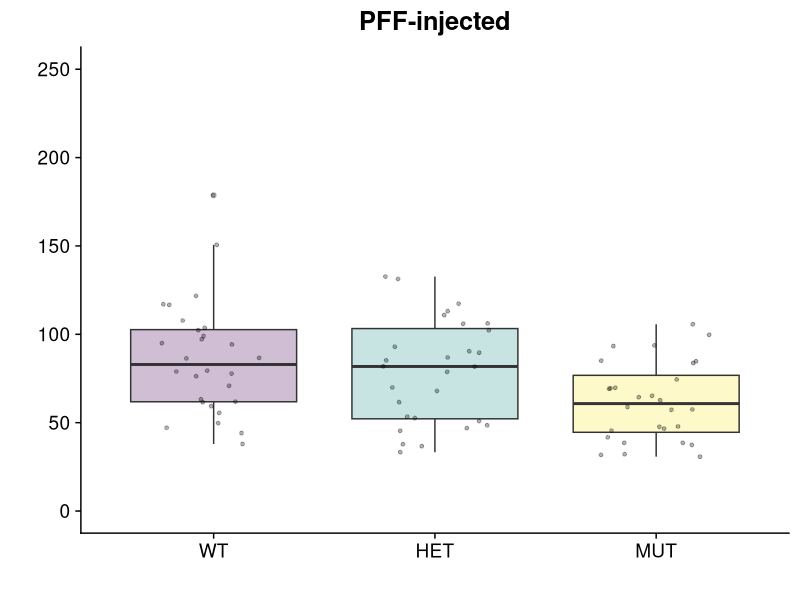

This figure's R source: (Note: this script raises an error after producing the figure.)
library(here)
library(ggplot2)
library(rlang)
library(rstatix)  
library(nlme)
library(cowplot)
library(ggbeeswarm)
library(ggpubr)
library(ggsignif)
library(knitr)
library(dplyr)


data <- readr::read_csv(here("Analysis_Files/PFF/PFF Rotarod - PFF_Rotarod_Analysis.csv"))
data$SLC_Genotype <- factor(data$SLC_Genotype, levels=c("WT", "HET", "MUT"))

generate_boxplots <- function(input_data, X, Y, min,max){
  data<-as.data.frame(input_data)
  #Ensure correct ordering of levels 
  data$SLC_Genotype <- factor(data$SLC_Genotype, levels = c("WT", "HET", "MUT"))
  
  ggplot(data=data,aes(x={{X}},y={{Y}}, fill={{X}})) + 
    #geom_violin(alpha=0.25,position=position_dodge(width=.75),size=1,color="black",draw_quantiles=c(0.5))+
    geom_boxplot(alpha=0.25)+ 
    #geom_quasirandom(alpha=0.1)+
    scale_fill_viridis_d()+
    geom_point(size=1,position=position_jitter(width=0.25),alpha=0.3)+
    theme_cowplot(16) +
    ylim(min,max)+
    theme(legend.position = "none") 
  
  
}

pff_data_positive_plot <- generate_boxplots(data, SLC_Genotype, Average_Latency,0,250) +
  ggtitle("PFF-injected")+
  ylab("")+
  xlab("")+
  theme(plot.title = element_text(hjust = 0.5))

cs_rota_all_slc_posvneg <- generate_boxplots(data, ASO_Tg, Average_Latency,0,550) + 
  ggtitle("Rotarod")+
  theme(plot.title = element_text(hjust = 0.5))
cs_rota_slc_posvneg <- generate_boxplots(data, SLC_Genotype, Average_Latency,0,550) + facet_wrap(~ASO_Tg)+
  ggtitle("Rotarod by SLC Genotype")+
  theme(plot.title = element_text(hjust = 0.5))
cs_rota_slc_posvneg_sex <- generate_boxplots(data, SLC_Genotype, Average_Latency,0,550) + 
  facet_wrap(ASO_Tg~Sex,ncol=2) 

cs_rota_all_posvneg <- generate_boxplots(data, ASO_Tg, Average_Latency,0,300) +
  ggtitle("Rotarod All Days")+
  theme(plot.title = element_text(hjust = 0.5))
cs_rota_posvneg <- generate_boxplots(data, ASO_Tg, Average_Latency,0,300) + facet_wrap(~Day)


###  Calculate mean and standard errors by ASO_Tg ---
## ASO Pos vs Neg --
summary_data <- data %>%
  group_by( Day,ASO_Tg) %>%
  summarise(mean_latency = mean(Average_Latency),
            se_latency = sd(Average_Latency) / sqrt(n()))

# Plot the trajectory lines and mean lines
traj_posvneg <- ggplot(summary_data, aes(x = Day, y = mean_latency, color = ASO_Tg,group=ASO_Tg)) +
  geom_line() +
  geom_errorbar(aes(ymin = mean_latency - se_latency, ymax = mean_latency + se_latency),
                width = 0.2) +
  labs(x = "Day", y = "Mean Latency") +
  scale_color_viridis_d()  +
  theme_cowplot(16) + 
  theme(legend.position = "top",legend.justification = "center") +
  ggtitle("Rotarod Tg+ vs Tg -")+
  theme(plot.title = element_text(hjust = 0.5))


## SLC Genotype within ASO Pos or Neg --
summary_data <- data %>%
  group_by(SLC_Genotype,Day,ASO_Tg) %>%
  summarise(mean_latency = mean(Average_Latency),
            se_latency = sd(Average_Latency) / sqrt(n()))

# Plot the trajectory lines and mean lines
traj_slc_posvneg <- ggplot(summary_data, aes(x = Day, y = mean_latency, color = SLC_Genotype,group=SLC_Genotype)) +
  geom_line() +
  geom_errorbar(aes(ymin = mean_latency - se_latency, ymax = mean_latency + se_latency),
                width = 0.2) +
  labs(x = "Day", y = "Mean Latency") +
  scale_color_viridis_d()  +
  theme_cowplot(16) + 
  facet_wrap(~ASO_Tg) +
  theme(legend.position = "top",legend.justification = "center") +
  ggtitle("Rotarod SLC within Tg status")+
  theme(plot.title = element_text(hjust = 0.5))


## SLC Genotype within ASO Pos or Neg and Sex- Stratified --
summary_data <- data %>%
  group_by(Sex,SLC_Genotype,Day,ASO_Tg) %>%
  summarise(mean_latency = mean(Average_Latency),
            se_latency = sd(Average_Latency) / sqrt(n()))

# Plot the trajectory lines and mean lines
traj_slc_posvneg_sex <- ggplot(summary_data, aes(x = Day, y = mean_latency, color = SLC_Genotype,group=SLC_Genotype)) +
  geom_line() +
  geom_errorbar(aes(ymin = mean_latency - se_latency, ymax = mean_latency + se_latency),
                width = 0.2) +
  labs(x = "Day", y = "Mean Latency") +
  scale_color_viridis_d()  +
  theme_cowplot(16) + 
  facet_wrap(Sex~ASO_Tg) +
  theme(legend.position = "top",legend.justification = "center") +
  ggtitle("Rotarod SLC within Tg status by Sex")+
  theme(plot.title = element_text(hjust = 0.5))

plot_grid(traj_posvneg, traj_slc_posvneg)

### Statistics ---

## LM on Full Dataset --
all <- lm(Average_Latency ~ Day+ Weights + SLC_Genotype + Sex, data = data)
summary(all)
interact <- lm(Average_Latency ~ Day+ ASO_Tg*SLC_Genotype + Weight + Sex, data = data)
summary(interact)
lm_day1 <- lm(Average_Latency ~ ASO_Tg + Weight + SLC_Genotype + Sex, data = subset(data, Day == "One"))
summary(lm_day1)
lm_day2 <- lm(Average_Latency ~ ASO_Tg + Weight + SLC_Genotype + Sex , data = subset(data, Day == "Two"))
summary(lm_day2)
lm_day3 <- lm(Average_Latency ~ ASO_Tg + Weight + SLC_Genotype + Sex , data = subset(data, Day == "Three"))
summary(lm_day3)
# Save outputs -
# Open a connection to a text file
sink("Rotarod_Stats.md")
cat("Summary for all days, Tg + vs Tg -:\n")
print(summary(all))
cat("\n\nSummary for Day 1, Tg + vs Tg -:\n")
print(summary(lm_day1))
cat("\n\nSummary for Day 2, Tg + vs Tg -:\n")
print(summary(lm_day2))
cat("\n\nSummary for Day 3, Tg + vs Tg -:\n")
print(summary(lm_day3))
cat("\n\nSummary for SLC_Genotype*ASO_Tg Interaction:")
print(summary(interact))
sink()

## LM on Dataset Stratified by ASO_Tg--
all_p <- lm(Average_Latency ~ Day+ Weight + SLC_Genotype + Sex, data =  subset(data, ASO_Tg == "Positive"))
summary(all_p)
all_n <- lm(Average_Latency ~ Day+ Weight + SLC_Genotype + Sex, data =  subset(data, ASO_Tg == "Negative"))
summary(all_n)
lm_day1_p <- lm(Average_Latency ~  Weight + SLC_Genotype + Sex, data = subset(data, Day == "One" & ASO_Tg == "Positive"))
summary(lm_day1_p)
lm_day1_n <- lm(Average_Latency ~  Weight + SLC_Genotype + Sex, data = subset(data, Day == "One" & ASO_Tg == "Negative"))
summary(lm_day1_n)
lm_day2_p <- lm(Average_Latency ~  Weight + SLC_Genotype + Sex , data = subset(data, Day == "Two" & ASO_Tg == "Positive"))
summary(lm_day2_p)
lm_day2_n <- lm(Average_Latency ~  Weight + SLC_Genotype + Sex , data = subset(data, Day == "Two" & ASO_Tg == "Negative"))
summary(lm_day2_n)
lm_day3_p <- lm(Average_Latency ~ Weight + SLC_Genotype + Sex , data = subset(data, Day == "Three" & ASO_Tg == "Positive"))
summary(lm_day3_p)
lm_day3_n <- lm(Average_Latency ~ Weight + SLC_Genotype + Sex , data = subset(data, Day == "Three" & ASO_Tg == "Negative"))
summary(lm_day3_n)

lm_day1_p_f <- lm(Average_Latency ~  Weight + SLC_Genotype, data = subset(data, Day == "One" & ASO_Tg == "Positive" & Sex =="Female"))
summary(lm_day1_p_f)
lm_day1_n_f <- lm(Average_Latency ~  Weight + SLC_Genotype, data = subset(data, Day == "One" & ASO_Tg == "Negative" & Sex == "Female"))
summary(lm_day1_n_f)
lm_day2_p_f <- lm(Average_Latency ~  Weight + SLC_Genotype, data = subset(data, Day == "Two" & ASO_Tg == "Positive" & Sex =="Female"))
summary(lm_day2_p_f)
lm_day2_n_f <- lm(Average_Latency ~  Weight + SLC_Genotype, data = subset(data, Day == "Two" & ASO_Tg == "Negative" & Sex == "Female"))
summary(lm_day2_n_f)
lm_day3_p_f <- lm(Average_Latency ~ Weight + SLC_Genotype, data = subset(data, Day == "Three" & ASO_Tg == "Positive" & Sex == "Female"))
summary(lm_day3_p_f)
lm_day3_n_f <- lm(Average_Latency ~ Weight + SLC_Genotype, data = subset(data, Day == "Three" & ASO_Tg == "Negative" & Sex == "Female"))
summary(lm_day3_n_f)

lm_day1_p_m <- lm(Average_Latency ~  Weight + SLC_Genotype, data = subset(data, Day == "One" & ASO_Tg == "Positive" & Sex =="Male"))
summary(lm_day1_p_m)
lm_day1_n_m <- lm(Average_Latency ~  Weight + SLC_Genotype, data = subset(data, Day == "One" & ASO_Tg == "Negative" & Sex == "Male"))
summary(lm_day1_n_m)
lm_day2_p_m <- lm(Average_Latency ~  Weight + SLC_Genotype, data = subset(data, Day == "Two" & ASO_Tg == "Positive" & Sex =="Male"))
summary(lm_day2_p_m)
lm_day2_n_m <- lm(Average_Latency ~  Weight + SLC_Genotype, data = subset(data, Day == "Two" & ASO_Tg == "Negative" & Sex == "Male"))
summary(lm_day2_n_m)
lm_day3_p_m <- lm(Average_Latency ~ Weight + SLC_Genotype, data = subset(data, Day == "Three" & ASO_Tg == "Positive" & Sex == "Male"))
summary(lm_day3_p_m)
lm_day3_n_m <- lm(Average_Latency ~ Weight + SLC_Genotype, data = subset(data, Day == "Three" & ASO_Tg == "Negative" & Sex == "Male"))
summary(lm_day3_n_m)
# Save outputs -
sink("Rotarod_Stats.md")
cat("\n\nSummary for all days, Tg Pos:\n")
print(summary(all_p))
cat("\n\nSummary for all days, Tg Neg:\n")
print(summary(all_n))
cat("\n\nSummary for Day 1, Tg Pos:\n")
print(summary(lm_day1_p))
cat("\n\nSummary for Day 1, Tg Neg:\n")
print(summary(lm_day1_n))
cat("\n\nSummary for Day 2, Tg Pos:\n")
print(summary(lm_day2_p))
cat("\n\nSummary for Day 2, Tg Neg:\n")
print(summary(lm_day2_n))
cat("\n\nSummary for Day 3, Tg Pos:\n")
print(summary(lm_day3_p))
cat("\n\nSummary for Day 3, Tg Neg:\n")
print(summary(lm_day3_n))
sink()

## LMEM on full dataset --
# Tg + vs Tg - 
lme_model <- lme(Average_Latency ~ ASO_Tg*Day + Weight + SLC_Genotype + Sex, 
                 random = ~ 1 | MouseID, 
                 data = data)
summary(lme_model)

# SLC Genotype given Tg Status
lme_model_p <- lme(Average_Latency ~ SLC_Genotype*Day + Weight + SLC_Genotype + Sex, 
                   random = ~ 1 | MouseID, 
                   data = subset(data,ASO_Tg =="Positive"))
summary(lme_model_p)
lme_model_n <- lme(Average_Latency ~ SLC_Genotype*Day + Weight + SLC_Genotype + Sex, 
                   random = ~ 1 | MouseID, 
                   data = subset(data,ASO_Tg =="Negative"))
summary(lme_model_n)

# Save outputs -
sink("Rotarod_Stats.md")
cat("\n\nLMEM on Full Dataset, Tg + vs Tg -:\n")
print(summary(lme_model))
cat("\n\nLMEM on Tg Pos:\n")
print(summary(lme_model_p))
cat("\n\nLMEM on Tg Neg:\n")
print(summary(lme_model_n))
sink()
